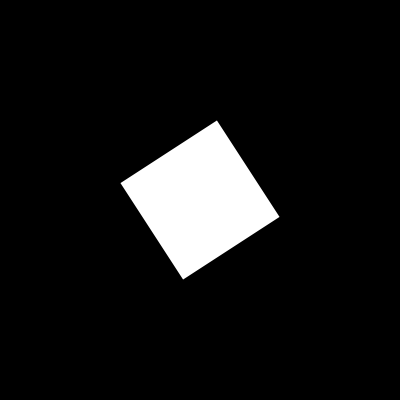
Frame 1 (no input)
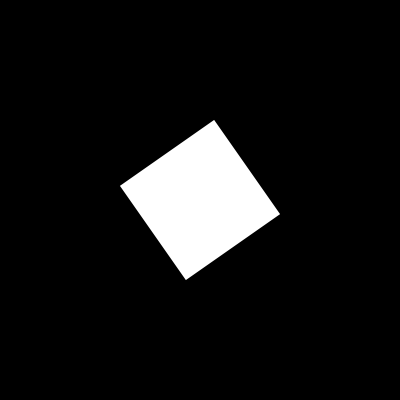
Frame 60 (the mouse pressed at the canvas centre just before this capture)
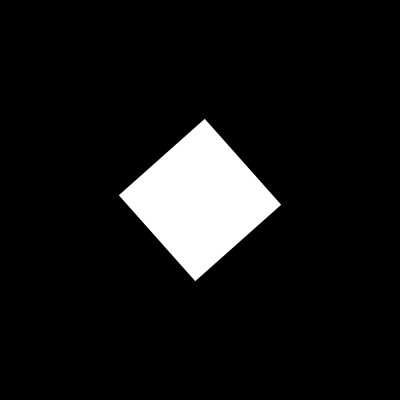
Frame 120 (the mouse held since frame 60 and released just before this capture)

The Processing sketch that drew these frames (run headless with seeded random() and noise(); from frame 60 on, the mouse is pressed at the canvas centre):

// Processing sketch: processing_44372
// ── processing_44372.pde

float angle;
float jitter;

void setup () {
  size (400, 400);
  background (0);
  smooth();
  noStroke ();
  fill(255);
  rectMode(CENTER);
  frameRate (30);
}


void draw() {
  background(0);

  //during even-numbered seconds (0, 2, 4, 6...)
  if (second() % 2 == 0) {
    jitter = random (0.1, 0.1);
  }
  angle = angle + jitter;
  float c = cos(angle);
  translate (width/2, height/2);
  rotate(c);
  rect (0, 0, 115, 115);
}
